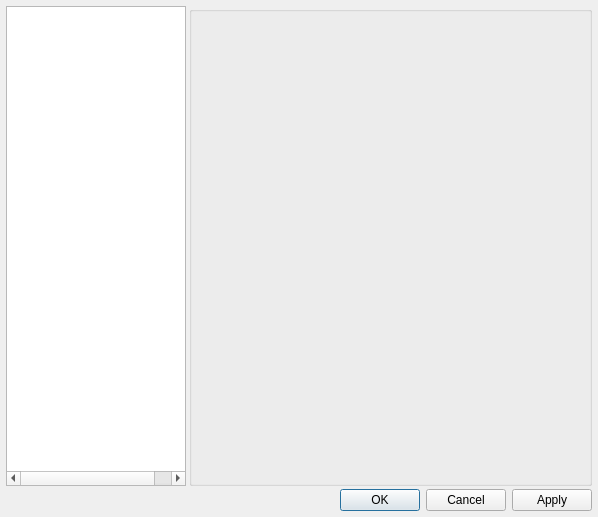
<?xml version="1.0" encoding="UTF-8"?>
<ui version="4.0">
 <class>SettingsWindow</class>
 <widget class="QDialog" name="SettingsWindow">
  <property name="geometry">
   <rect>
    <x>0</x>
    <y>0</y>
    <width>598</width>
    <height>517</height>
   </rect>
  </property>
  <property name="minimumSize">
   <size>
    <width>598</width>
    <height>0</height>
   </size>
  </property>
  <property name="windowTitle">
   <string>Settings</string>
  </property>
  <property name="windowIcon">
   <iconset resource="../../res.qrc">
    <normaloff>:/icons/settings.ico</normaloff>:/icons/settings.ico</iconset>
  </property>
  <layout class="QGridLayout">
   <property name="margin">
    <number>6</number>
   </property>
   <property name="spacing">
    <number>3</number>
   </property>
   <item row="0" column="0">
    <widget class="QTreeWidget" name="treeWidget">
     <property name="minimumSize">
      <size>
       <width>180</width>
       <height>0</height>
      </size>
     </property>
     <property name="maximumSize">
      <size>
       <width>180</width>
       <height>16777215</height>
      </size>
     </property>
     <property name="indentation">
      <number>10</number>
     </property>
     <property name="rootIsDecorated">
      <bool>true</bool>
     </property>
     <property name="headerHidden">
      <bool>true</bool>
     </property>
     <column>
      <property name="text">
       <string notr="true">1</string>
      </property>
     </column>
     <column>
      <property name="text">
       <string notr="true">2</string>
      </property>
     </column>
    </widget>
   </item>
   <item row="0" column="1">
    <widget class="QGroupBox" name="groupBox">
     <property name="title">
      <string/>
     </property>
     <layout class="QGridLayout">
      <property name="margin">
       <number>6</number>
      </property>
      <item row="1" column="0">
       <widget class="QStackedWidget" name="stackedWidget">
        <property name="currentIndex">
         <number>-1</number>
        </property>
       </widget>
      </item>
     </layout>
    </widget>
   </item>
   <item row="2" column="0" colspan="2">
    <widget class="QDialogButtonBox" name="buttonBox">
     <property name="standardButtons">
      <set>QDialogButtonBox::Apply|QDialogButtonBox::Cancel|QDialogButtonBox::Ok</set>
     </property>
    </widget>
   </item>
  </layout>
 </widget>
 <tabstops>
  <tabstop>treeWidget</tabstop>
  <tabstop>buttonBox</tabstop>
 </tabstops>
 <resources>
  <include location="../../res.qrc"/>
 </resources>
 <connections/>
</ui>
